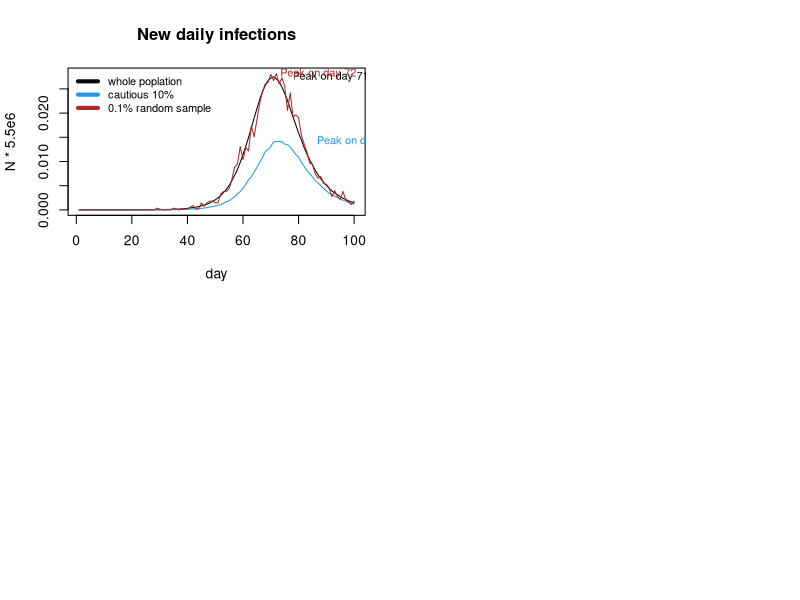

Write the R code that produced this figure. (Note: a time limit stopped this script after it produced the figure.)
##By Group 02： Huanyu Su(s2171849), Mia Wu(s2025818), Peiran Zhang(s2184444)
##Github Repo URL: https://github.com/BeijiStars/Practice-2

## Overview
## ********
## To come up with an epidemic simulation（function, Plots and analysis) in large population in 100 days
## and try to answer the following questions: 
## 1  what do the daily infection trajectories look like for the 10% of the population 
##    with the lowest individual transmission possibilities;
## 2  and how do they compare to the infection trajectories for the whole population? 

## Steps
## ********
## 1  Write one function to simulate the number of new infections each day among the whole population;
##    and simulate the 10% population with the lowest individual transmission possibilities;
##    and simulate a radom sample of 0.1% of the population. 
## 2  Standardise and plot the daily infections trajectories and trajectory peaks compare 
##    among 'whole population', '10% cautious' and '0.1% random sample'.
## 3  Running 10 replicate simulations and plot results in three parts.
## 4  Analyze the implications of these results to the ZOE app data.

## Algorithm details
## *****************
## 1  The initial susceptible population of size 5.5 million is set, and 10 randomly chosen people 
##    are set to the exposed (E) state.
## 2  Once exposed, people have a daily probability 1/3 entering the infectious (I) state.
## 3  Each day an uninfected person, j, has a probability lambda*beta[j]*the sum of betas of all
##    currently of infectious people of being infected,and entering the E state, where lambda is
##    an overall viral infectivity parameter, vector beta contains relative contact rates for all
##    people, and the average value of betap[i] over the whole population is 1.
## 4  The infectious have a daily probability of 1/5 of leaving the infectious state (recovery or 
##    transition to serious disease). Over the course of simulation re-infection is not considered.
## 5  9 vectors are created to record the number of people in the exposed (E), infectious (I) and 
##    recovered (R) states for the whole population, the 'cautious 10%' and the 0.1% of random sample
##    each day.
## 6  The new infections on day i (i>1) for three populations are then caculated by summing the differences
##    between E state and I state, and then plus the increase of number of individuals in R state.


##  Step1 
##  write the function epidemic

epidemic <- function(n=5500000,ne=10,lambda=0.4/n,pei=1/3,pir=1/5,nd=100) {
    ## whole population (n = 5,500,000),
    ## randomly chosen people in E state (ne = 10),
    ## constant number (lambda = 0.4 / n),
    ## E <- I daily probability (pei = 1/3),
    ## I <- R or serious disease daily probabiliyu (pir = 1/5)
    ## simulate 100 days (nd = 100)
    beta <- rlnorm(n,0,0.5); beta <- beta/mean(beta)
    ## beta[i] is a relative contact rate with others the ith person in the whole population has
    E <- I <- R <- rep(0,nd) ## set up storage for pop in Exposed, Infectious and Recovered state
    E_lb <- E_r <- I_lb <- I_r <- R_lb <- R_r<- rep(0,nd) ## set up storage for pop with specific conditions
    inew <- inew_lb <- inew_r <- rep(0,nd) ## set up storage for infected and recovered pop change
    x <- rep(0,n) ## initialize to susceptible state

    ## start the epidemic by setting ne randomly chosen people to the E state
    x[sample((1:length(x)), ne)] <- 1 
    E[1] <- ne
    random_sample <- sample(1:n, size = 0.001*n) ## a random sample of 0.1% of the population to be recorded
    ind_lb <- which(beta < quantile(beta, 0.1)) ## the 10% of the population with lowest betas
    
    ## loop over days
    for (i in 2:nd) { 
        u <- runif(n) ## uniform random deviates
        x[x==2&u<pir] <- 3 ## I -> R
        x[x==0&u<lambda*beta*sum(beta[x==2])] <- 1 ## S -> E
        x[x==1&u<pei] <- 2 ## E -> I
        E[i] <- sum(x==1) ## exposed people of the whole pop on thid day
        I[i] <- sum(x==2) ## infectious people of the whole pop on this day
        R[i] <- sum(x==3) ## recoveries of the whole pop on this day
        E_lb[i] <- sum(x[ind_lb]==1) ## exposed people of the 10% of the pop with lowest beta
        I_lb[i] <- sum(x[ind_lb]==2) ## infectious people of the 10% of the pop with lowest beta
        R_lb[i] <- sum(x[ind_lb]==3) ## recoveries of the 10% of the pop with lowest beta
        E_r[i] <- sum(x[random_sample]==1) ## exposed people of a random sample of 0.1% of the population
        I_r[i] <- sum(x[random_sample]==2) ## infectious people of a random sample of 0.1% of the population
        R_r[i] <- sum(x[random_sample]==3) ## recoveries of a random sample of 0.1% of the population
    }

  inew[-1] <- E[-1] - E[-nd] + I[-1] - I[-nd] + (R[-1]-R[-nd]) 
  ## new infections of each day in the whole pop
  inew_lb[-1] <- E_lb[-1] - E_lb[-nd] + I_lb[-1] - I_lb[-nd] + (R_lb[-1]-R_lb[-nd]) 
  ## new infections of each day in the 10% of the pop with lowest beta
  inew_r[-1] <- E_r[-1] - E_r[-nd] + I_r[-1] -I_r[-nd]+ (R_r[-1]-R_r[-nd]) 
  ## new infections of each day of a random sample of 0.1% of the populatio
  list(inew=inew,inew_lb=inew_lb,inew_r=inew_r)
} ## Epidemic

epi <- epidemic() ## simulate epidemic


##  Step2
##  Standardise and plot the daily infections trajectories

##  Normalized new infections in three samples（whole pop ,10% cautious and 0.1% random sample)
population <- 5.5e6
inew_s <- epi$inew/population
inew_lb_s <- epi$inew_lb/(population * 0.1)
inew_r_s <- epi$inew_r/(population * 0.001)

##  plot the daily infections trajectories in three samples (one simulate)
par(mfcol=c(2,2)) 
plot(inew_s,ylim=c(0,max(inew_s,inew_lb_s,inew_r_s)),xlab="day",ylab="N * 5.5e6", type = 'l', col=1) 
## pop daily new infections (black)
lines(inew_lb_s,col=4) ## cautious 10% new daily infections (blue)
lines(inew_r_s,col='brown') ## 0.1% random sample new daily infections
legend("topleft", legend = c("whole poplation","cautious 10%","0.1% random sample"), 
lwd = 4, col = c(1,4,'brown'), cex = 0.8, bty = "n")

## label the day on which each trajectory peaks
text(which.max((inew_s)),max(inew_s), labels = paste("Peak on day", which.max((inew_s))), col=1, adj=-0.25, cex = 0.8)
text(which.max((inew_lb_s)),max(inew_lb_s), labels = paste("Peak on day", which.max((inew_lb_s))), col=4, adj=-0.5, cex = 0.8)
text(which.max((inew_r_s)),max(inew_r_s), labels = paste("Peak on day", which.max((inew_r_s))), col='brown', adj=-0.05, cex = 0.8)
title("New daily infections")


##  Step3
##  Running 10 replicate simulations and plot results

set.seed(10)
simulate_10 <- lapply(rep(5.5e6,10), epidemic) ## running 10 replicate simulations and return a list

## plot daily infections trajectories in three samples respectively
plot(simulate_10[[1]]$inew,xlab="day",ylab="N", type = 'l', col=1)
for (i in 2:10){
  lines(simulate_10[[i]]$inew)
}
title("10 times simulation of the whole poplation")
plot(simulate_10[[1]]$inew_lb,xlab="day",ylab="N", type = 'l', col=4)
for (i in 2:10){
  lines(simulate_10[[i]]$inew_lb, col=4)
}
title("10 times simulation of the 10% of the population with lowest beta")
plot(simulate_10[[1]]$inew_r,xlab="day",ylab="N", type = 'l', col='brown')
for (i in 2:10){
  lines(simulate_10[[i]]$inew_r, col='brown')
}
title("10 times simulation of a random sample of 0.1% of the population")


##  Step4
##  Analyze the implications of these results to the ZOE app data.
